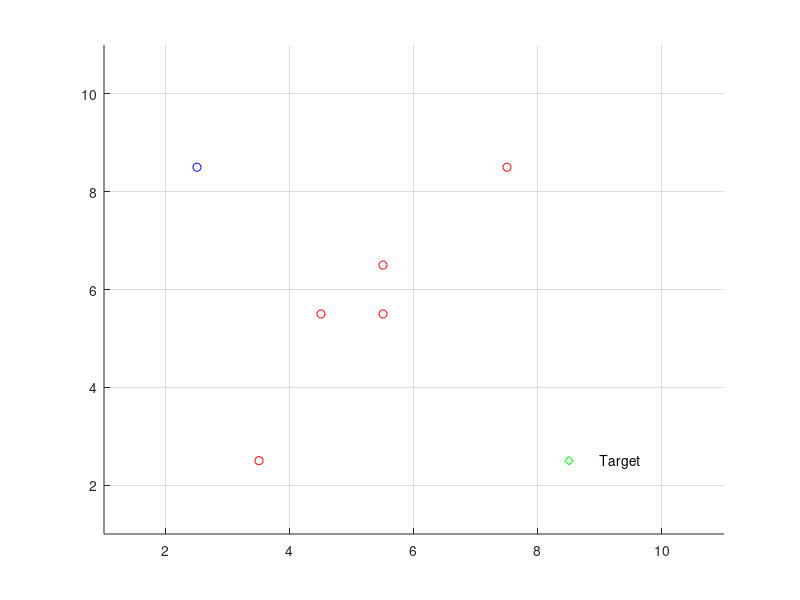

The MATLAB source for this figure: (Note: this script raises an error after producing the figure.)
%%%%%%%%%%%%%%%%%%%%%%%%%%%%%%%%%%%%%%%%%%%%%%%%%%%%%
% Route planning using A* ALGORITHM 
% Interactive A* search demo
%%%%%%%%%%%%%%%%%%%%%%%%%%%%%%%%%%%%%%%%%%%%%%%%%%%%%
%DEFINE THE 2-D MAP ARRAY
MAX_X=10;
MAX_Y=10;
MAX_VAL=10;
%This array stores the coordinates of the map and the 
%Objects in each coordinate
MAP=2*(ones(MAX_X,MAX_Y));
% Obtain Obstacle, Target and Robot Position
% Initialize the MAP with input values
% Obstacle=-1,Target = 0,Robot=1,Space=2
j=0;
x_val = 1;
y_val = 1;
axis([1 MAX_X+1 1 MAX_Y+1])
grid on;
hold on;
n= 5;%Number of Obstacles
txval = 8;
tyval = 2;
rxval = [3 7 4 5 5 9];
ryval = [2 8 5 6 5 2];
sxval = 2;
syval = 8;


% BEGIN Interactive Obstacle, Target, Start Location selection
% pause(1);
% h=msgbox('Please Select the Target using the Left Mouse button');
% uiwait(h,5);
% if ishandle(h) == 1
%     delete(h);
% end
% xlabel('Please Select the Target using the Left Mouse button','Color','black');
% but=0;
% while (but ~= 1) %Repeat until the Left button is not clicked
%     [xval,yval,but]=ginput(1);
% end

xval = txval;
yval = tyval;
xval=floor(xval);
yval=floor(yval);
xTarget=xval;%X Coordinate of the Target
yTarget=yval;%Y Coordinate of the Target
MAP(xval,yval)=0;%Initialize MAP with location of the target
plot(xval+.5,yval+.5,'gd');% plot with green diamond for target
text(xval+1,yval+.5,'Target')% labelling text 
% pause(2);
% h=msgbox('Select Obstacles using the Left Mouse button,to select the last obstacle use the Right button');
%   xlabel('Select Obstacles using the Left Mouse button,to select the last obstacle use the Right button','Color','blue');
% uiwait(h,10);
% if ishandle(h) == 1
%     delete(h);
% end
% while but == 1
%     [xval,yval,but] = ginput(1);
%     xval=floor(xval);
%     yval=floor(yval);
%     MAP(xval,yval)=-1;%Put on the closed list as well
%     plot(xval+.5,yval+.5,'ro');
%  end%End of While loop
 
 for it= 1:n 
    xval = rxval(it);
    yval = ryval(it); 
    xval=floor(xval);
    yval=floor(yval);
    MAP(xval,yval)=-1;%Put on the closed list as well
    plot(xval+.5,yval+.5,'ro');
 end 
 
% pause(1);
% h=msgbox('Please Select the Vehicle initial position using the Left Mouse button');
% uiwait(h,5);
% if ishandle(h) == 1
%     delete(h);
% end
% xlabel('Please Select the Vehicle initial position ','Color','black');
% but=0;
% while (but ~= 1) %Repeat until the Left button is not clicked
%     [xval,yval,but]=ginput(1);
%     xval=floor(xval);
%     yval=floor(yval);
% end
xval = sxval;
yval = syval; 
xStart=xval;%Starting Position
yStart=yval;%Starting Position
MAP(xval,yval)=1;
plot(xval+.5,yval+.5,'bo');
%End of obstacle-Target pickup
%%%%%%%%%%%%%%%%%%%%%%%%%%%%%%%%%%%%%%%%%%%%%%%%%%%%%%%%%%%%%%%%%%%%%%%%%%%%%%%%%%%%%%%%%%%%%%%
%LISTS USED FOR ALGORITHM
%%%%%%%%%%%%%%%%%%%%%%%%%%%%%%%%%%%%%%%%%%%%%%%%%%%%%%%%%%%%%%%%%%%%%%%%%%%%%%%%%%%%%%%%%%%%%%%
%OPEN LIST STRUCTURE
%--------------------------------------------------------------------------
%IS ON LIST 1/0 |X val |Y val |Parent X val |Parent Y val |h(n) |g(n)|f(n)|
%--------------------------------------------------------------------------
OPEN=[];
%CLOSED LIST STRUCTURE
%--------------
%X val | Y val |
%--------------
% CLOSED=zeros(MAX_VAL,2);
CLOSED=[];
%Put all obstacles on the Closed list
k=1;%Dummy counter
for i=1:MAX_X
    for j=1:MAX_Y
        if(MAP(i,j) == -1)
            CLOSED(k,1)=i; 
            CLOSED(k,2)=j; 
            k=k+1;
        end
    end
end
CLOSED_COUNT=size(CLOSED,1);
%set the starting node as the first node
xNode=xval;
yNode=yval;
OPEN_COUNT=1;
path_cost=0;
goal_distance=distance(xNode,yNode,xTarget,yTarget);
OPEN(OPEN_COUNT,:)=insert_open(xNode,yNode,xNode,yNode,path_cost,goal_distance,goal_distance);
OPEN(OPEN_COUNT,1)=0;
CLOSED_COUNT=CLOSED_COUNT+1;
CLOSED(CLOSED_COUNT,1)=xNode;
CLOSED(CLOSED_COUNT,2)=yNode;
NoPath=1;
%%%%%%%%%%%%%%%%%%%%%%%%%%%%%%%%%%%%%%%%%%%%%%%%%%%%%%%%%%%%%%%%%%%%%%%%%%%%%%%%%%%%%%%%%%%%%
% START ALGORITHM
%%%%%%%%%%%%%%%%%%%%%%%%%%%%%%%%%%%%%%%%%%%%%%%%%%%%%%%%%%%%%%%%%%%%%%%%%%%%%%%%%%%%%%%%%%%%%
while((xNode ~= xTarget || yNode ~= yTarget) && NoPath == 1)
%  plot(xNode+.5,yNode+.5,'go');
 exp_array=expand_array(xNode,yNode,path_cost,xTarget,yTarget,CLOSED,MAX_X,MAX_Y);
 exp_count=size(exp_array,1);
 %UPDATE LIST OPEN WITH THE SUCCESSOR NODES
 %OPEN LIST FORMAT
 %--------------------------------------------------------------------------
 %IS ON LIST 1/0 |X val |Y val |Parent X val |Parent Y val |h(n) |g(n)|f(n)|
 %--------------------------------------------------------------------------
 %EXPANDED ARRAY FORMAT
 %--------------------------------
 %|X val |Y val ||h(n) |g(n)|f(n)|
 %--------------------------------
 for i=1:exp_count
    flag=0;
    for j=1:OPEN_COUNT
        if(exp_array(i,1) == OPEN(j,2) && exp_array(i,2) == OPEN(j,3) )
            OPEN(j,8)=min(OPEN(j,8),exp_array(i,5)); %#ok<*SAGROW>
            if OPEN(j,8)== exp_array(i,5)
                %UPDATE PARENTS,gn,hn
                OPEN(j,4)=xNode;
                OPEN(j,5)=yNode;
                OPEN(j,6)=exp_array(i,3);
                OPEN(j,7)=exp_array(i,4);
            end;%End of minimum fn check
            flag=1;
        end;%End of node check
%         if flag == 1
%             break;
    end;%End of j for
    if flag == 0
        OPEN_COUNT = OPEN_COUNT+1;
        OPEN(OPEN_COUNT,:)=insert_open(exp_array(i,1),exp_array(i,2),xNode,yNode,exp_array(i,3),exp_array(i,4),exp_array(i,5));
     end;%End of insert new element into the OPEN list
 end;%End of i for
 %%%%%%%%%%%%%%%%%%%%%%%%%%%%%%%%%%%%%%%%%%%%%%%%%%%
 %END OF WHILE LOOP
 %%%%%%%%%%%%%%%%%%%%%%%%%%%%%%%%%%%%%%%%%%%%%%%%%%%
 %Find out the node with the smallest fn 
  index_min_node = min_fn(OPEN,OPEN_COUNT,xTarget,yTarget);
  if (index_min_node ~= -1)    
   %Set xNode and yNode to the node with minimum fn
   xNode=OPEN(index_min_node,2);
   yNode=OPEN(index_min_node,3);
   path_cost=OPEN(index_min_node,6);%Update the cost of reaching the parent node
  %Move the Node to list CLOSED
  CLOSED_COUNT=CLOSED_COUNT+1;
  CLOSED(CLOSED_COUNT,1)=xNode;
  CLOSED(CLOSED_COUNT,2)=yNode;
  OPEN(index_min_node,1)=0;
  else
      %No path exists to the Target!!
      NoPath=0;%Exits the loop!
  end;%End of index_min_node check
end;%End of While Loop
%Once algorithm has run The optimal path is generated by starting of at the
%last node(if it is the target node) and then identifying its parent node
%until it reaches the start node.This is the optimal path
i=size(CLOSED,1);
Optimal_path=[];
xval=CLOSED(i,1);
yval=CLOSED(i,2);
i=1;
Optimal_path(i,1)=xval;
Optimal_path(i,2)=yval;
i=i+1;
if ( (xval == xTarget) && (yval == yTarget))
    inode=0;
   %Traverse OPEN and determine the parent nodes
   parent_x=OPEN(node_index(OPEN,xval,yval),4);%node_index returns the index of the node
   parent_y=OPEN(node_index(OPEN,xval,yval),5);
   
   while( parent_x ~= xStart || parent_y ~= yStart)
           Optimal_path(i,1) = parent_x;
           Optimal_path(i,2) = parent_y;
           %Get the grandparents:-)
           inode=node_index(OPEN,parent_x,parent_y);
           parent_x=OPEN(inode,4);%node_index returns the index of the node
           parent_y=OPEN(inode,5);
           i=i+1;
    end;
 j=size(Optimal_path,1);
 %Plot the Optimal Path!
 p=plot(Optimal_path(j,1)+.5,Optimal_path(j,2)+.5,'bo');
 j=j-1;
 for i=j:-1:1
  pause(.25);
  set(p,'XData',Optimal_path(i,1)+.5,'YData',Optimal_path(i,2)+.5);
 drawnow ;
 end;
 plot(Optimal_path(:,1)+.5,Optimal_path(:,2)+.5);
else
 pause(1);
 h=msgbox('Sorry, No path exists to the Target!','warn');
 uiwait(h,5);
end
    
%This function calculates the distance between any two cartesian 
%coordinates.
function dist = distance(x1,y1,x2,y2)
    dist=sqrt((x1-x2)^2 + (y1-y2)^2);
end    

%Function to return an expanded array
    %This function takes a node and returns the expanded list
    %of successors,with the calculated fn values.
    %The criteria being none of the successors are on the CLOSED list.
    %
   
    
function exp_array=expand_array(node_x,node_y,hn,xTarget,yTarget,CLOSED,MAX_X,MAX_Y)
    exp_array=[];
    exp_count=1;
    c2=size(CLOSED,1);%Number of elements in CLOSED including the zeros
    for k= 1:-1:-1
        for j= 1:-1:-1
            if (k~=j || k~=0)  %The node itself is not its successor
                s_x = node_x+k;
                s_y = node_y+j;
                if( (s_x >0 && s_x <=MAX_X) && (s_y >0 && s_y <=MAX_Y))%node within array bound
                    flag=1;                    
                    for c1=1:c2
                        if(s_x == CLOSED(c1,1) && s_y == CLOSED(c1,2))
                            flag=0;
                        end
                    end%End of for loop to check if a successor is on closed list.
                    if (flag == 1)
                        exp_array(exp_count,1) = s_x;
                        exp_array(exp_count,2) = s_y;
                        exp_array(exp_count,3) = hn+distance(node_x,node_y,s_x,s_y);%cost of travelling to node
                        exp_array(exp_count,4) = distance(xTarget,yTarget,s_x,s_y);%distance between node and goal
                        exp_array(exp_count,5) = exp_array(exp_count,3)+exp_array(exp_count,4);%fn
                        exp_count=exp_count+1;
                    end%Populate the exp_array list!!!
                end% End of node within array bound
            end%End of if node is not its own successor loop
        end%End of j for loop
    end%End of k for loop    
end

%Function to Populate the OPEN LIST
%OPEN LIST FORMAT
%--------------------------------------------------------------------------
%IS ON LIST 1/0 |X val |Y val |Parent X val |Parent Y val |h(n) |g(n)|f(n)|
%-------------------------------------------------------------------------
%

function new_row = insert_open(xval,yval,parent_xval,parent_yval,hn,gn,fn)

    new_row=[1,8];
    new_row(1,1)=1;
    new_row(1,2)=xval;
    new_row(1,3)=yval;
    new_row(1,4)=parent_xval;
    new_row(1,5)=parent_yval;
    new_row(1,6)=hn;
    new_row(1,7)=gn;
    new_row(1,8)=fn;
end

%Function to return the Node with minimum fn
% This function takes the list OPEN as its input and returns the index of the
% node that has the least cost
%

function i_min = min_fn(OPEN,OPEN_COUNT,xTarget,yTarget)
 temp_array=[];
 k=1;
 flag=0;
 goal_index=0;
 for j=1:OPEN_COUNT
     if (OPEN(j,1)==1)
         temp_array(k,:)=[OPEN(j,:) j]; %#ok<*AGROW>
         if (OPEN(j,2)==xTarget && OPEN(j,3)==yTarget)
             flag=1;
             goal_index=j;%Store the index of the goal node
         end;
         k=k+1;
     end;
 end;%Get all nodes that are on the list open
 if flag == 1 % one of the successors is the goal node so send this node
     i_min=goal_index;
 end
 %Send the index of the smallest node
 if size(temp_array ~= 0)
  [i_min,temp_min]=min(temp_array(:,8));%Index of the smallest node in temp array
  i_min=temp_array(temp_min,9);%Index of the smallest node in the OPEN array
 else
     i_min=-1;%The temp_array is empty i.e No more paths are available.
 end;
end

function n_index = node_index(OPEN,xval,yval)
    %This function returns the index of the location of a node in the list
    %OPEN
    %
    i=1;
    while(OPEN(i,2) ~= xval || OPEN(i,3) ~= yval )
        i=i+1;
    end
    n_index=i;
end

    